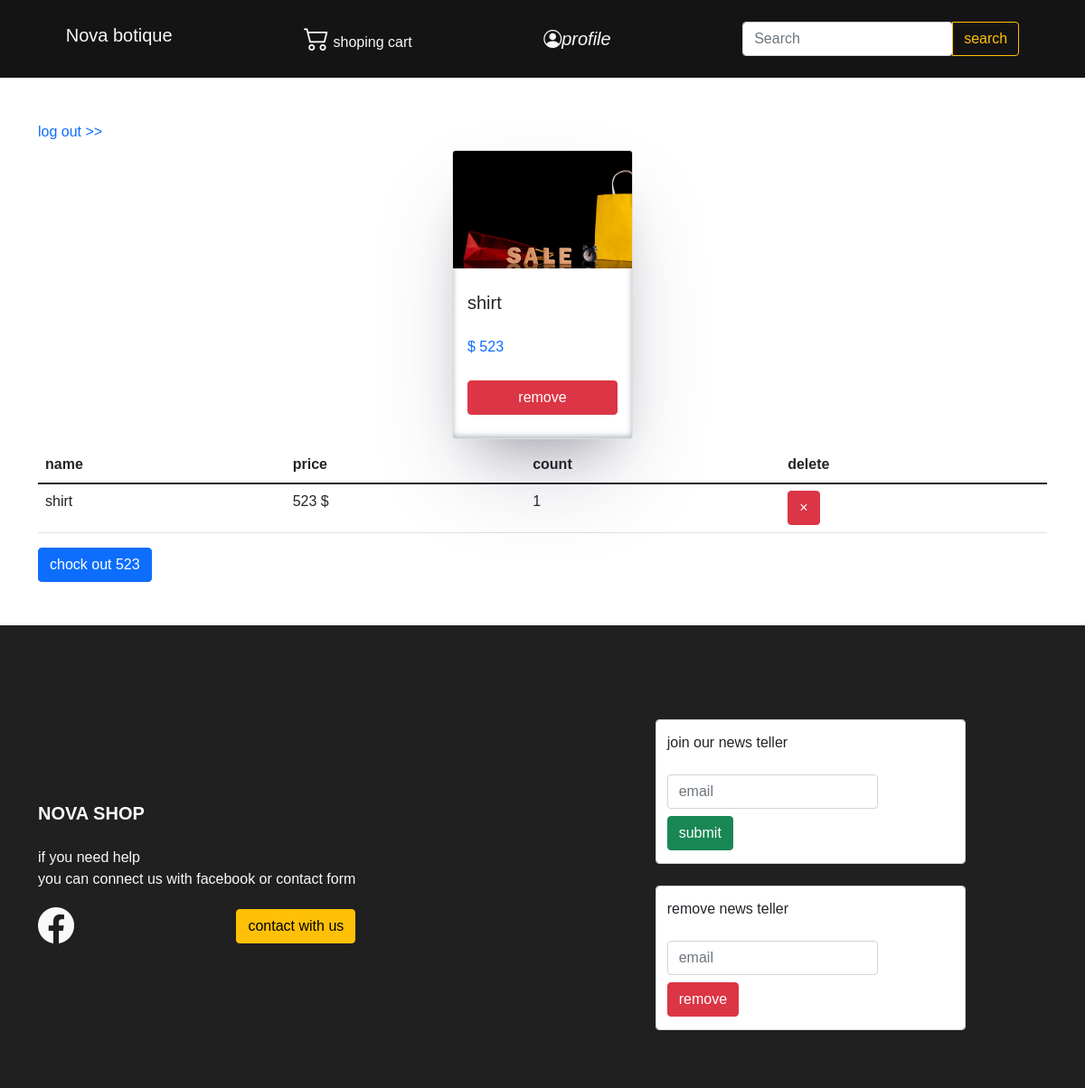
Before: /user/profile (signed in) with the older database file.
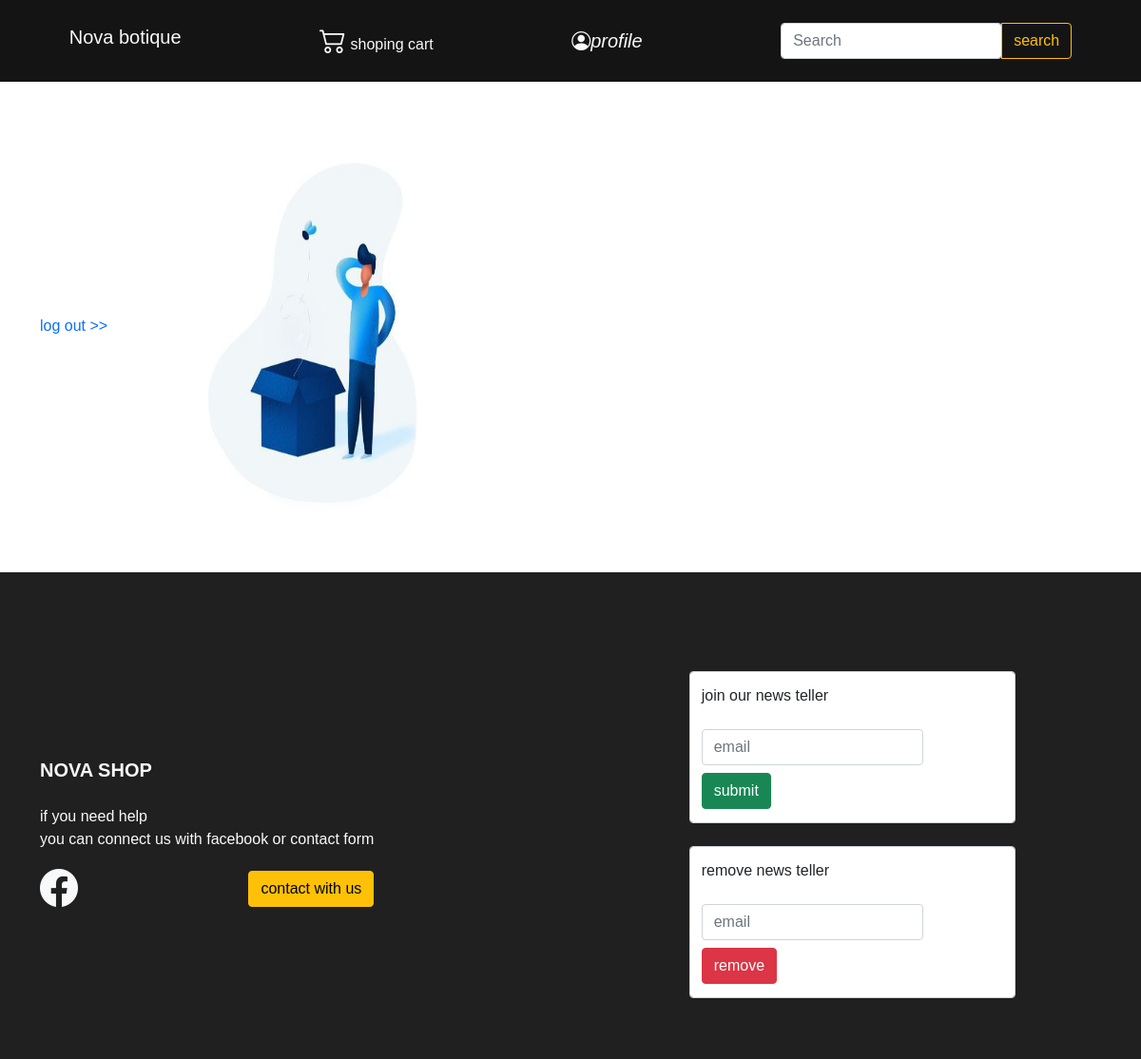
After: the same page with the newer database file.
### main_module/models.py (models this page shows, shortened)
class Products(models.Model):
    name=models.CharField(max_length=300)
    slug=models.CharField(max_length=300)
    category=models.ForeignKey(Category,on_delete=models.CASCADE,null=True)
    price=models.IntegerField()
    size=models.CharField(max_length=200,null=True)
    size_small=models.CharField(max_length=200,null=True)
    size_medium=models.CharField(max_length=200,null=True)
    size_larg=models.CharField(max_length=200,null=True)
    size_xlarg=models.CharField(max_length=200,null=True)
    description=models.TextField(max_length=9000)
    image=models.ImageField(upload_to='products')
    favorit=models.ManyToManyField(User,blank=True)
    rate=models.IntegerField(default=0)
    discount=models.IntegerField(null=True,default=0)
    discount_price=models.IntegerField(null=True,default=0)
    color = ColorField(default='#FF0000',null=True)
    color2 = ColorField(default='#FF0000',null=True)
    color3 = ColorField(default='#FF0000',null=True)

class OrderDetail(models.Model):
    order = models.ForeignKey(Order, on_delete=models.CASCADE)
    product = models.ForeignKey( Products, on_delete=models.CASCADE,null=True)
    final_price = models.IntegerField(null=True, blank=True)
    count = models.IntegerField()

### account_module/views.py (the view)
# urls.py: path('profile',views.Profile.as_view(),name='profile'),
class Profile(TemplateView):
    template_name = 'profile.html'
    def get_context_data(self, **kwargs):
         context = super(Profile, self).get_context_data()
         current_order, created = models.Order.objects.get_or_create(is_paid=False, userr_id=self.request.user.id)
         total_amount = 0
         for order_detail in current_order.orderdetail_set.all():
             total_amount += order_detail.product.price * order_detail.count
         context['order'] = current_order
         context['sum'] = total_amount
         context['fav']=models.Products.objects.filter(favorit=self.request.user.id)
         return context

### account_module/templates/profile.html (shortened to what this page needs)
{% extends 'main/base.html' %}
{% load  static %}
{% block contect %}
    {% if user.is_authenticated %}
        <div class="container my-5"  >
        <a href="{% url 'logout_page' %}">log out >></a>
        {% for foo in fav %}
            <div class="cards-container">
        <div class="card m-2 shadow" data-aos="zoom-in" data-aos-delay="100">
            <img
              src="{{ foo.image.url }}"
              class="card-img-top"
              alt="{{foo.name}}"
            />
            <div class="card-body text-dark d-flex justify-content-around flex-column">
              <h5 class="card-title">{{ foo.name }}</h5>
              <div class=" d-flex align-items-center justify-content-between">
                <h6 class=" text-primary ">$ {{ foo.price }}</h6>
              </div>
              <a href="{% url 'remove_fav' foo.pk %}" class="btn btn-danger  ">remove</a>
            </div>
          </div>
            </div>
        {% endfor %}
        {% if sum == 0 %}
            <img src="{% static 'assets/img/empty profile.jpg' %}" width="420" height="420">
          {% else %}
            <table class="table table-striped">
  <thead>
    <tr>
      <th scope="col">name</th>
      <th scope="col">price</th>
      <th scope="col">count</th>
      <th scope="col">delete</th>
    </tr>
  </thead>
  <tbody>
    <tr>
       {% for foo in order.orderdetail_set.all  %}
          <tr >
      <td>{{ foo.product.name}}</td>
     <td>{{ foo.product.price}} $</td>
     <td >{{ foo.count}}</td>
     <td><button type="button" onclick="modify_order({{ foo.product.pk }})"  class="btn btn-danger">&times;</button></td>
    </tr>
        {% endfor %}
  </tbody>
</table>
             <button class="btn btn-primary">
           chock out {{ sum }}
           </button>
        {% endif %}
        </div>
    {% endif %}
{% endblock %}

### templates/main/base.html (shortened to what this page needs)
<!doctype html>
<html lang="en">
<head>
    {% include 'refrences/header_refrences.html' %}
</head>
<body>
{% include 'main/header.html' %}
{% block contect %}
{% endblock %}
{% include 'main/footer.html' %}
</body>
</html>

### templates/refrences/header_refrences.html (shortened to what this page needs)
 {% load static %}
<link rel="stylesheet" href="{% static 'css/style.css' %}" />
<link rel="stylesheet" href="{% static 'css/signup-login.css' %}" />
<link rel="stylesheet" href="https://unpkg.com/aos@next/dist/aos.css" />
<link rel="stylesheet" href="https://cdn.jsdelivr.net/npm/bootstrap-icons@1.11.0/font/bootstrap-icons.css">
<link href="https://cdn.jsdelivr.net/npm/bootstrap@5.1.3/dist/css/bootstrap.min.css" rel="stylesheet">

### templates/main/header.html (shortened to what this page needs)
<header>
  <navbar class="nav d-lg-flex d-none justify-content-evenly color-nav">
    <div class=" d-flex justify-content-around w-100 my-4 align-items-center">
    <div class="h5">
      <a href="{% url 'home_pgae' %}" class="text-decoration-none  text-light ">
      Nova botique
    </a>
      </div>
    <div>
         {% if user.is_authenticated %}
      <i class="bi bi-cart2 h3" ></i>
        <a class=" text-decoration-none text-light" href="{% url 'shoping_cart' %}"> shoping cart </a>
         {% else %}
              <i class="bi bi-cart2 h3" ></i>
        <a class=" text-decoration-none text-light" href="{% url 'login_page' %}"> shoping cart </a>
         {% endif %}
    </div>
    {% if user.is_authenticated %}
            <a href="{% url 'profile' %}"><i class="bi bi-person-circle prof text-light">profile</i> </a>
            {% else %}
      <a href="{% url 'sign_up' %}"   class="btn btn-warning me-3 text-dark"> login/signup</a>
        {% endif %}
 <div>
      <div class="input-group">
          <form action="{% url 'search' %}" method="post">
                <div class="input-group">
                  <input type="search" class="form-control rounded" name="search" placeholder="Search" aria-label="Search" aria-describedby="search-addon" />
                  <button type="submit" class="btn btn-outline-warning" data-mdb-ripple-init>search</button>
                </div>
          </form>
</div>
  </div>
    </div>
  </navbar>
</header>

### templates/main/footer.html (shortened to what this page needs)
    <footer class="footer">
        <div class="container ">
            <div class=" d-flex flex-column flex-lg-row justify-content-between align-items-center ">
                    <div class="single_footer">
                        <h4 class="text-light"> Nova shop</h4>
                        <div>
                            <p class="text-light">
                                if you need help <br> you can connect us with facebook or contact form
                              </p>
                        </div>
                        <div class="d-flex  justify-content-between align-items-center" >
                                 <a href="https://www.facebook.com/profile.php?id=100094030952664">
                                    <i class="bi bi-facebook text-light h1"> </i>
                                </a>
                             <a href="{% url 'contact_with_us' %}" class="btn btn-warning">contact with us</a>
                        </div>
                        </div>
                        <div>
                                  <form  class="form-control w-75 m-4" method="post" action="{% url 'news_teller'%}">
                    <div class="row g-3 align-items-center">
                  <div class="col-auto">
                    <label for="input6" class="col-form-label">join our news teller</label>
                  </div>
                  <div class="col-auto">
                    <input type="email" id="input7" class="form-control" placeholder="email" name="newstelleremail">
                        <button class="btn btn-success my-2">submit</button>
                  </div>
                </form>
                        </div>
                <div>
                    <form class="form-control w-75 m-4 " method="post" action="{% url 'remove_news_teller'%}">
                    <div class="row g-3 align-items-center">
                  <div class="col-auto">
                       <label for="input7" class="col-form-label">remove news teller</label>
                  </div>
                  <div class="col-auto">
                    <input type="email" id="input6" class="form-control" placeholder="email" name="removenewstelleremail">
                        <button class="btn btn-danger my-2">remove</button>
                  </div>
                </form>
                </div>
              </div>
    </footer>

### templates/refrences/footer_refrences.html (shortened to what this page needs)
{% load static %}

### static/css/style.css (style rules this page uses)
* { padding: 0; margin: 0; box-sizing: border-box; list-style-type: none; }
a { text-decoration: none !important; cursor: pointer !important; user-select: none !important; }
html { scroll-behavior: smooth; }
header navbar { color: #000; }
.color-nav { background-color: #151414; color: white; }
.footer { height: 750px !important; background: #202020; padding-top: 80px; padding-bottom: 40px; }
.single_footer h4 { color: #000000; margin-top: 0; margin-bottom: 25px; font-weight: 700; text-transform: uppercase; font-size: 20px; }
@media (min-width:992px) { .footer { height: auto !important; } }
.prof { color: white; font-size: 20px; }

### static/css/signup-login.css (style rules this page uses)
* { margin: 0; box-sizing: border-box; font-family: Verdana, Geneva, Tahoma, sans-serif; }

Changed rows visible on the page:
removed Products: image (picture), name "shirt", price "523"
removed OrderDetail: product.name "shirt", product.price "523", count "1"
Other visible differences:
{{ sum }}: "523" → (not shown)
text no longer shown: "name price count delete chock out"
